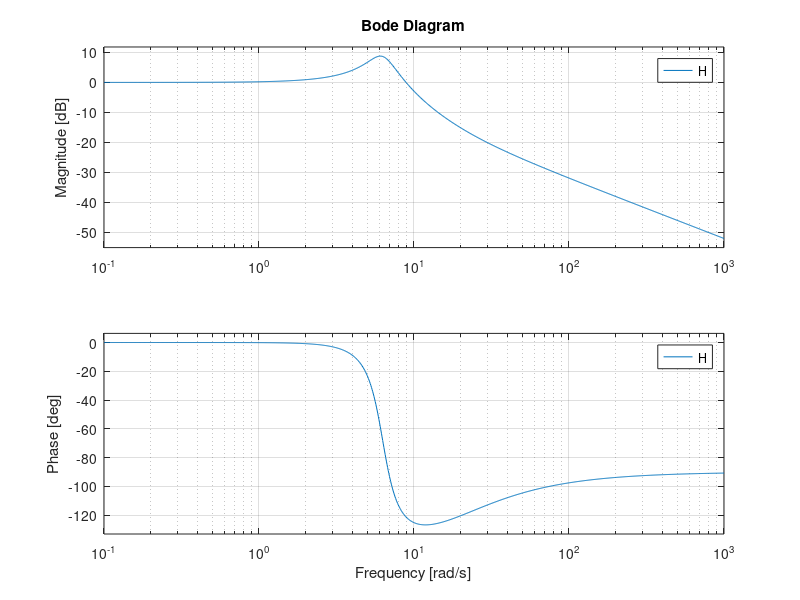

This chart was generated by the following MATLAB code:
clc;
clear all;

%%TASK 1.1
m_p = 0.16; %kg
c_p = 0.4; %Ns/m
k_p = 6.32; %N/m
c_p1 = 0;

w_n = sqrt(k_p/m_p);
zeta= c_p/(2*sqrt(k_p*m_p));
zeta1 = c_p1/(2*sqrt(k_p*m_p));
%%TASK 1.3
H = tf([0,2*zeta*w_n,w_n^2],[1,2*zeta*w_n,w_n^2])
H1 = tf([0,2*zeta1*w_n,w_n^2],[1,2*zeta1*w_n,w_n^2])
% fr= 0:0.01:100;
% [mag,phase,wout] = bode(H1,fr);
bode(H);
% bode(H1);

% %% task 1.3
% 
% %% sine excitation
% t = 0:0.01:10;
% excitation_sin = 0.05*sin(3*t);
% 
% % figure()
% % plot(t,excitation_sin)
% 
% figure(1)
% lsim(H,excitation_sin,t) % sine excitation
% hold on;
%  %% Impulse
% stepinput = 0.05*ones([1 length(t)]);
% for i = 101:length(t)
%    stepinput(i) = 0; 
% end
% 
% figure(2)
% lsim(H,stepinput,t) % impulse excitation
% hold on;
%  %%PSD
% w = 0:25;
% PSD = (4.028e-7)./((2.88e-4)+(0.68*w.^2)+w.^4);
% Hfreqdomain = freqresp(H,w);
% H = abs(Hfreqdomain(:))';
% PSD = H.^2.*PSD;
% 
% figure(3)
% semilogy(w,PSD)
% hold on;
